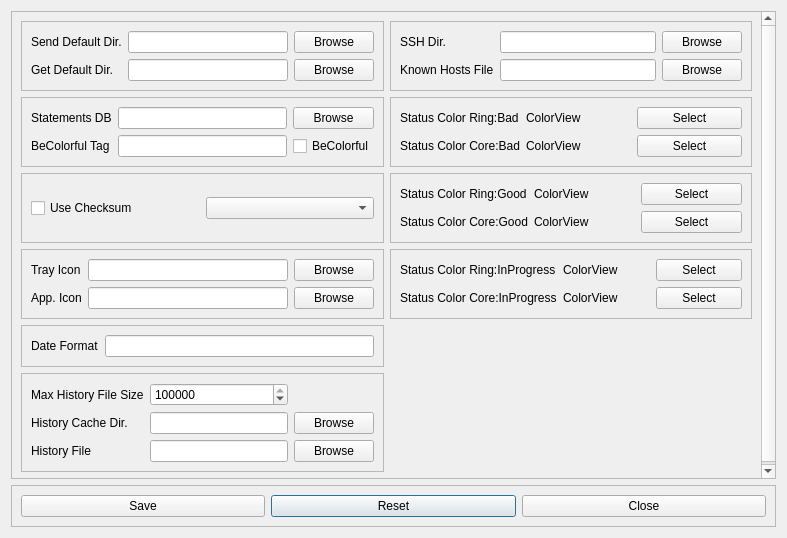
<?xml version="1.0" encoding="UTF-8"?>
<ui version="4.0">
 <class>configure</class>
 <widget class="QDialog" name="configure">
  <property name="geometry">
   <rect>
    <x>0</x>
    <y>0</y>
    <width>787</width>
    <height>538</height>
   </rect>
  </property>
  <property name="windowTitle">
   <string>Dialog</string>
  </property>
  <layout class="QGridLayout" name="gridLayout_2">
   <item row="1" column="0">
    <widget class="QFrame" name="frame_7">
     <property name="frameShape">
      <enum>QFrame::StyledPanel</enum>
     </property>
     <property name="frameShadow">
      <enum>QFrame::Raised</enum>
     </property>
     <layout class="QGridLayout" name="gridLayout_26">
      <item row="0" column="0">
       <layout class="QGridLayout" name="gridLayout_25">
        <item row="0" column="1">
         <widget class="QPushButton" name="reset">
          <property name="text">
           <string>Reset</string>
          </property>
         </widget>
        </item>
        <item row="0" column="2">
         <widget class="QPushButton" name="close">
          <property name="text">
           <string>Close</string>
          </property>
         </widget>
        </item>
        <item row="0" column="0">
         <widget class="QPushButton" name="save">
          <property name="text">
           <string>Save</string>
          </property>
         </widget>
        </item>
       </layout>
      </item>
     </layout>
    </widget>
   </item>
   <item row="0" column="0">
    <layout class="QGridLayout" name="gridLayout">
     <item row="0" column="0">
      <widget class="QScrollArea" name="scrollArea">
       <property name="widgetResizable">
        <bool>true</bool>
       </property>
       <widget class="QWidget" name="scrollAreaWidgetContents">
        <property name="geometry">
         <rect>
          <x>0</x>
          <y>0</y>
          <width>751</width>
          <height>519</height>
         </rect>
        </property>
        <layout class="QGridLayout" name="gridLayout_4">
         <item row="1" column="0">
          <layout class="QGridLayout" name="gridLayout_3">
           <item row="1" column="0">
            <widget class="QFrame" name="frame_2">
             <property name="frameShape">
              <enum>QFrame::StyledPanel</enum>
             </property>
             <property name="frameShadow">
              <enum>QFrame::Raised</enum>
             </property>
             <layout class="QGridLayout" name="gridLayout_8">
              <item row="0" column="0">
               <layout class="QGridLayout" name="gridLayout_7">
                <item row="0" column="2">
                 <widget class="QPushButton" name="browse_statementsDB">
                  <property name="text">
                   <string>Browse</string>
                  </property>
                 </widget>
                </item>
                <item row="0" column="0">
                 <widget class="QLabel" name="label_3">
                  <property name="text">
                   <string>Statements DB</string>
                  </property>
                 </widget>
                </item>
                <item row="0" column="1">
                 <widget class="QLineEdit" name="statementsDB"/>
                </item>
                <item row="1" column="2">
                 <widget class="QCheckBox" name="beColorful">
                  <property name="text">
                   <string>BeColorful</string>
                  </property>
                 </widget>
                </item>
                <item row="1" column="0">
                 <widget class="QLabel" name="label_4">
                  <property name="text">
                   <string>BeColorful Tag</string>
                  </property>
                 </widget>
                </item>
                <item row="1" column="1">
                 <widget class="QLineEdit" name="statements_tag"/>
                </item>
               </layout>
              </item>
             </layout>
            </widget>
           </item>
           <item row="5" column="0">
            <widget class="QFrame" name="frame_6">
             <property name="frameShape">
              <enum>QFrame::StyledPanel</enum>
             </property>
             <property name="frameShadow">
              <enum>QFrame::Raised</enum>
             </property>
             <layout class="QGridLayout" name="gridLayout_16">
              <item row="0" column="0">
               <layout class="QGridLayout" name="gridLayout_15">
                <item row="1" column="2">
                 <widget class="QPushButton" name="browse_historyCache">
                  <property name="text">
                   <string>Browse</string>
                  </property>
                 </widget>
                </item>
                <item row="0" column="0">
                 <widget class="QLabel" name="label_7">
                  <property name="text">
                   <string>Max History File Size</string>
                  </property>
                 </widget>
                </item>
                <item row="1" column="1">
                 <widget class="QLineEdit" name="historyCache"/>
                </item>
                <item row="1" column="0">
                 <widget class="QLabel" name="label_8">
                  <property name="text">
                   <string>History Cache Dir.</string>
                  </property>
                 </widget>
                </item>
                <item row="0" column="1">
                 <widget class="QSpinBox" name="maxHistorySize">
                  <property name="maximum">
                   <number>999999999</number>
                  </property>
                  <property name="value">
                   <number>1048576</number>
                  </property>
                 </widget>
                </item>
                <item row="2" column="2">
                 <widget class="QPushButton" name="browse_historyFile">
                  <property name="text">
                   <string>Browse</string>
                  </property>
                 </widget>
                </item>
                <item row="2" column="1">
                 <widget class="QLineEdit" name="historyFile"/>
                </item>
                <item row="2" column="0">
                 <widget class="QLabel" name="label_9">
                  <property name="text">
                   <string>History File</string>
                  </property>
                 </widget>
                </item>
               </layout>
              </item>
             </layout>
            </widget>
           </item>
           <item row="3" column="0">
            <widget class="QFrame" name="frame_4">
             <property name="frameShape">
              <enum>QFrame::StyledPanel</enum>
             </property>
             <property name="frameShadow">
              <enum>QFrame::Raised</enum>
             </property>
             <layout class="QGridLayout" name="gridLayout_12">
              <item row="0" column="0">
               <layout class="QGridLayout" name="gridLayout_11">
                <item row="0" column="1">
                 <widget class="QLineEdit" name="icon_tray_path"/>
                </item>
                <item row="0" column="2">
                 <widget class="QPushButton" name="browse_iconTrayPath">
                  <property name="text">
                   <string>Browse</string>
                  </property>
                 </widget>
                </item>
                <item row="0" column="0">
                 <widget class="QLabel" name="label_5">
                  <property name="text">
                   <string>Tray Icon</string>
                  </property>
                 </widget>
                </item>
                <item row="1" column="2">
                 <widget class="QPushButton" name="browse_app_icon_path">
                  <property name="text">
                   <string>Browse</string>
                  </property>
                 </widget>
                </item>
                <item row="1" column="1">
                 <widget class="QLineEdit" name="app_icon_path"/>
                </item>
                <item row="1" column="0">
                 <widget class="QLabel" name="label_14">
                  <property name="text">
                   <string>App. Icon</string>
                  </property>
                 </widget>
                </item>
               </layout>
              </item>
             </layout>
            </widget>
           </item>
           <item row="2" column="0">
            <widget class="QFrame" name="frame_3">
             <property name="frameShape">
              <enum>QFrame::StyledPanel</enum>
             </property>
             <property name="frameShadow">
              <enum>QFrame::Raised</enum>
             </property>
             <layout class="QGridLayout" name="gridLayout_10">
              <item row="0" column="0">
               <layout class="QGridLayout" name="gridLayout_9">
                <item row="0" column="0">
                 <widget class="QCheckBox" name="useChecksum">
                  <property name="text">
                   <string>Use Checksum</string>
                  </property>
                 </widget>
                </item>
                <item row="0" column="1">
                 <widget class="QComboBox" name="checksumType"/>
                </item>
               </layout>
              </item>
             </layout>
            </widget>
           </item>
           <item row="4" column="0">
            <widget class="QFrame" name="frame_5">
             <property name="frameShape">
              <enum>QFrame::StyledPanel</enum>
             </property>
             <property name="frameShadow">
              <enum>QFrame::Raised</enum>
             </property>
             <layout class="QGridLayout" name="gridLayout_14">
              <item row="0" column="0">
               <layout class="QGridLayout" name="gridLayout_13">
                <item row="0" column="0">
                 <widget class="QLabel" name="label_6">
                  <property name="text">
                   <string>Date Format</string>
                  </property>
                 </widget>
                </item>
                <item row="0" column="1">
                 <widget class="QLineEdit" name="dateformat">
                  <property name="toolTipDuration">
                   <number>10</number>
                  </property>
                  <property name="statusTip">
                   <string comment="month %m, day %d, year [4 digit %Y][2 digit %y]"/>
                  </property>
                  <property name="accessibleName">
                   <string/>
                  </property>
                  <property name="dragEnabled">
                   <bool>true</bool>
                  </property>
                  <property name="clearButtonEnabled">
                   <bool>true</bool>
                  </property>
                 </widget>
                </item>
               </layout>
              </item>
             </layout>
            </widget>
           </item>
           <item row="0" column="1">
            <widget class="QFrame" name="frame_8">
             <property name="frameShape">
              <enum>QFrame::StyledPanel</enum>
             </property>
             <property name="frameShadow">
              <enum>QFrame::Raised</enum>
             </property>
             <layout class="QGridLayout" name="gridLayout_18">
              <item row="0" column="0">
               <layout class="QGridLayout" name="gridLayout_17">
                <item row="0" column="0">
                 <widget class="QLabel" name="label_10">
                  <property name="text">
                   <string>SSH Dir.</string>
                  </property>
                 </widget>
                </item>
                <item row="0" column="2">
                 <widget class="QPushButton" name="browse_sshDir">
                  <property name="text">
                   <string>Browse</string>
                  </property>
                 </widget>
                </item>
                <item row="0" column="1">
                 <widget class="QLineEdit" name="ssh_dir"/>
                </item>
                <item row="1" column="0">
                 <widget class="QLabel" name="label_11">
                  <property name="text">
                   <string>Known Hosts File</string>
                  </property>
                 </widget>
                </item>
                <item row="1" column="1">
                 <widget class="QLineEdit" name="known_hosts"/>
                </item>
                <item row="1" column="2">
                 <widget class="QPushButton" name="browse_knownHosts">
                  <property name="text">
                   <string>Browse</string>
                  </property>
                 </widget>
                </item>
               </layout>
              </item>
             </layout>
            </widget>
           </item>
           <item row="0" column="0">
            <widget class="QFrame" name="frame">
             <property name="frameShape">
              <enum>QFrame::StyledPanel</enum>
             </property>
             <property name="frameShadow">
              <enum>QFrame::Raised</enum>
             </property>
             <layout class="QGridLayout" name="gridLayout_6">
              <item row="0" column="0">
               <layout class="QGridLayout" name="gridLayout_5">
                <item row="1" column="2">
                 <widget class="QPushButton" name="browse_get">
                  <property name="text">
                   <string>Browse</string>
                  </property>
                 </widget>
                </item>
                <item row="0" column="1">
                 <widget class="QLineEdit" name="defaultDir_send"/>
                </item>
                <item row="1" column="1">
                 <widget class="QLineEdit" name="defaultDir_get"/>
                </item>
                <item row="0" column="2">
                 <widget class="QPushButton" name="browse_send">
                  <property name="text">
                   <string>Browse</string>
                  </property>
                 </widget>
                </item>
                <item row="0" column="0">
                 <widget class="QLabel" name="label">
                  <property name="text">
                   <string>Send Default Dir.</string>
                  </property>
                 </widget>
                </item>
                <item row="1" column="0">
                 <widget class="QLabel" name="label_2">
                  <property name="text">
                   <string>Get Default Dir.</string>
                  </property>
                 </widget>
                </item>
               </layout>
              </item>
             </layout>
            </widget>
           </item>
           <item row="1" column="1">
            <widget class="QFrame" name="frame_9">
             <property name="frameShape">
              <enum>QFrame::StyledPanel</enum>
             </property>
             <property name="frameShadow">
              <enum>QFrame::Raised</enum>
             </property>
             <layout class="QGridLayout" name="gridLayout_20">
              <item row="1" column="0">
               <layout class="QGridLayout" name="gridLayout_19">
                <item row="0" column="1">
                 <widget class="QLabel" name="statusColor_ring_bad">
                  <property name="text">
                   <string>ColorView</string>
                  </property>
                 </widget>
                </item>
                <item row="1" column="1">
                 <widget class="QLabel" name="statusColor_core_bad">
                  <property name="text">
                   <string>ColorView</string>
                  </property>
                 </widget>
                </item>
                <item row="0" column="2">
                 <widget class="QPushButton" name="select_statusColor_ring_bad">
                  <property name="text">
                   <string>Select</string>
                  </property>
                 </widget>
                </item>
                <item row="0" column="0">
                 <widget class="QLabel" name="label_12">
                  <property name="text">
                   <string>Status Color Ring:Bad</string>
                  </property>
                 </widget>
                </item>
                <item row="1" column="2">
                 <widget class="QPushButton" name="select_statusColor_core_bad">
                  <property name="text">
                   <string>Select</string>
                  </property>
                 </widget>
                </item>
                <item row="1" column="0">
                 <widget class="QLabel" name="label_13">
                  <property name="text">
                   <string>Status Color Core:Bad</string>
                  </property>
                 </widget>
                </item>
               </layout>
              </item>
             </layout>
            </widget>
           </item>
           <item row="2" column="1">
            <widget class="QFrame" name="frame_10">
             <property name="frameShape">
              <enum>QFrame::StyledPanel</enum>
             </property>
             <property name="frameShadow">
              <enum>QFrame::Raised</enum>
             </property>
             <layout class="QGridLayout" name="gridLayout_22">
              <item row="0" column="0">
               <layout class="QGridLayout" name="gridLayout_21">
                <item row="1" column="0">
                 <widget class="QLabel" name="label_17">
                  <property name="text">
                   <string>Status Color Core:Good</string>
                  </property>
                 </widget>
                </item>
                <item row="1" column="1">
                 <widget class="QLabel" name="statusColor_core_good">
                  <property name="text">
                   <string>ColorView</string>
                  </property>
                 </widget>
                </item>
                <item row="1" column="2">
                 <widget class="QPushButton" name="select_statusColor_core_good">
                  <property name="text">
                   <string>Select</string>
                  </property>
                 </widget>
                </item>
                <item row="0" column="1">
                 <widget class="QLabel" name="statusColor_ring_good">
                  <property name="text">
                   <string>ColorView</string>
                  </property>
                 </widget>
                </item>
                <item row="0" column="2">
                 <widget class="QPushButton" name="select_statusColor_ring_good">
                  <property name="text">
                   <string>Select</string>
                  </property>
                 </widget>
                </item>
                <item row="0" column="0">
                 <widget class="QLabel" name="label_16">
                  <property name="text">
                   <string>Status Color Ring:Good</string>
                  </property>
                 </widget>
                </item>
               </layout>
              </item>
             </layout>
            </widget>
           </item>
           <item row="3" column="1">
            <widget class="QFrame" name="frame_11">
             <property name="frameShape">
              <enum>QFrame::StyledPanel</enum>
             </property>
             <property name="frameShadow">
              <enum>QFrame::Raised</enum>
             </property>
             <layout class="QGridLayout" name="gridLayout_24">
              <item row="0" column="0">
               <layout class="QGridLayout" name="gridLayout_23">
                <item row="0" column="1">
                 <widget class="QLabel" name="statusColor_ring_inProgress">
                  <property name="text">
                   <string>ColorView</string>
                  </property>
                 </widget>
                </item>
                <item row="1" column="2">
                 <widget class="QPushButton" name="select_statusColor_core_inProgress">
                  <property name="text">
                   <string>Select</string>
                  </property>
                 </widget>
                </item>
                <item row="0" column="0">
                 <widget class="QLabel" name="label_20">
                  <property name="text">
                   <string>Status Color Ring:InProgress</string>
                  </property>
                 </widget>
                </item>
                <item row="0" column="2">
                 <widget class="QPushButton" name="select_statusColor_ring_inProgress">
                  <property name="text">
                   <string>Select</string>
                  </property>
                 </widget>
                </item>
                <item row="1" column="1">
                 <widget class="QLabel" name="statusColor_core_inProgress">
                  <property name="text">
                   <string>ColorView</string>
                  </property>
                 </widget>
                </item>
                <item row="1" column="0">
                 <widget class="QLabel" name="label_21">
                  <property name="text">
                   <string>Status Color Core:InProgress</string>
                  </property>
                 </widget>
                </item>
               </layout>
              </item>
             </layout>
            </widget>
           </item>
          </layout>
         </item>
        </layout>
       </widget>
      </widget>
     </item>
    </layout>
   </item>
  </layout>
 </widget>
 <resources/>
 <connections/>
</ui>
